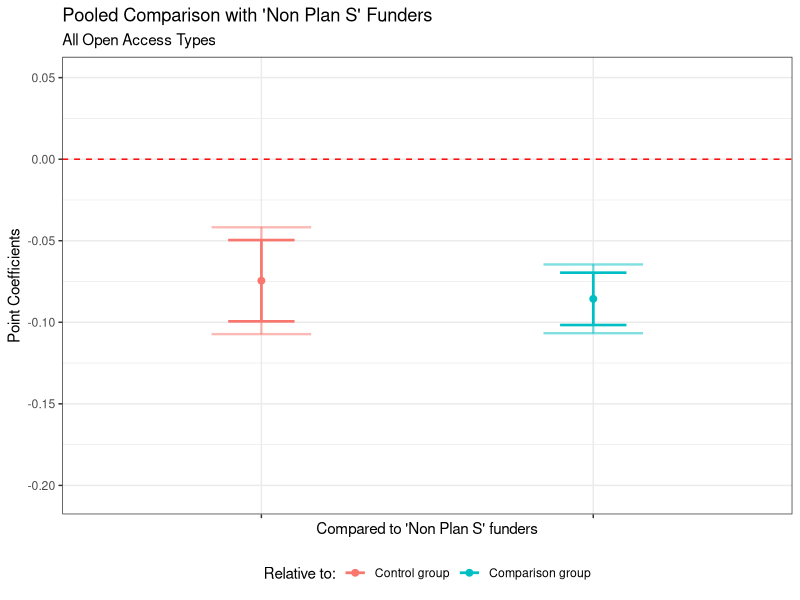
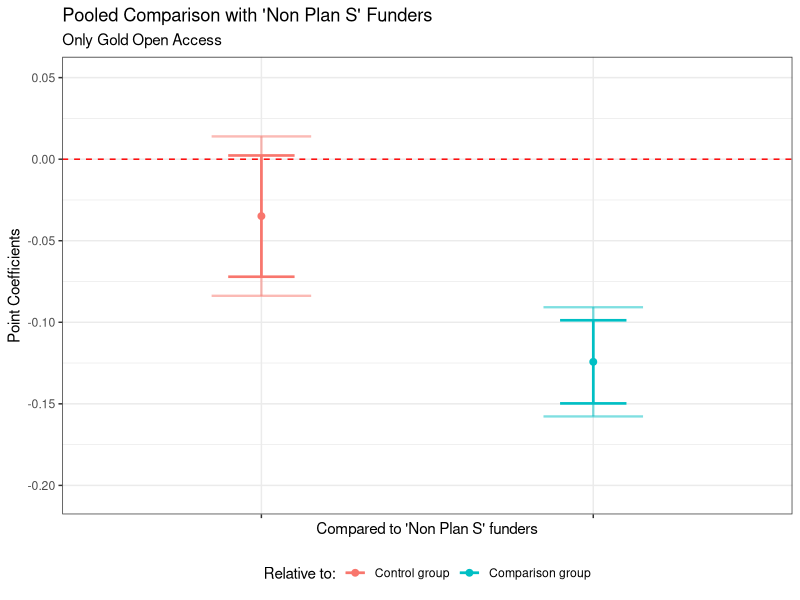
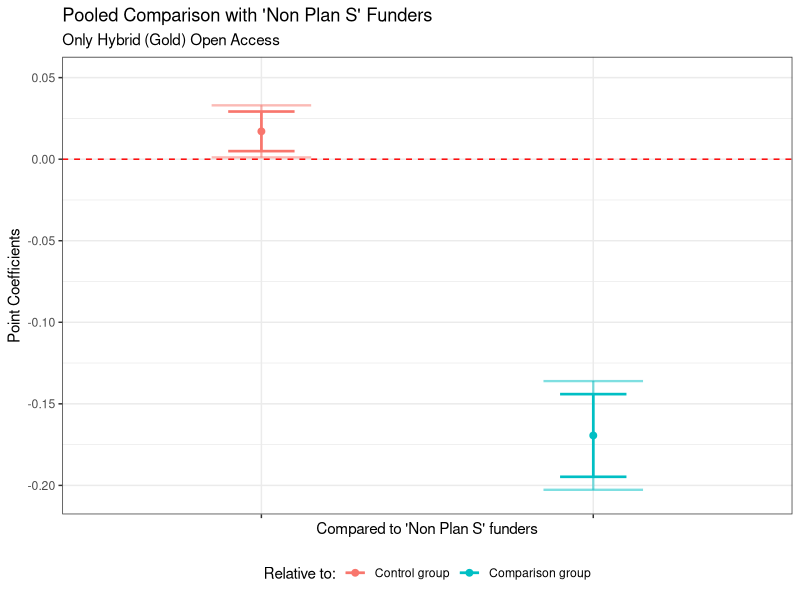
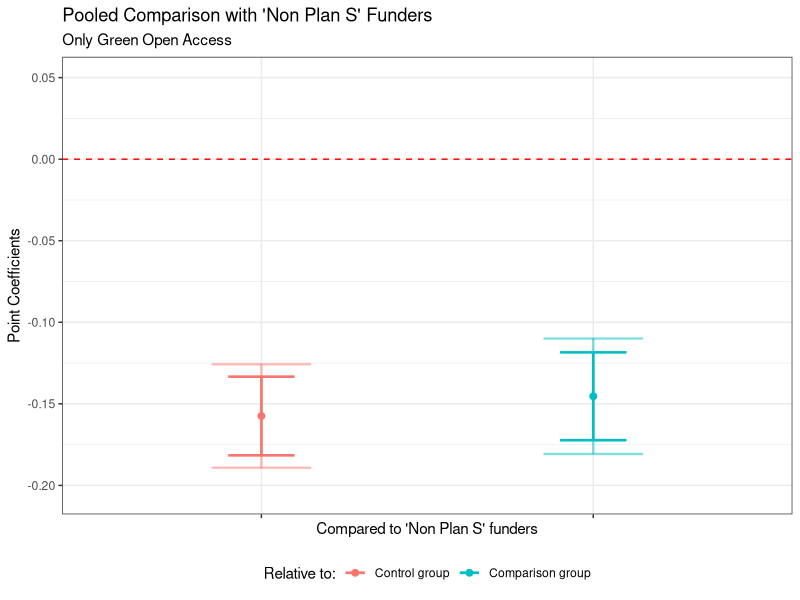
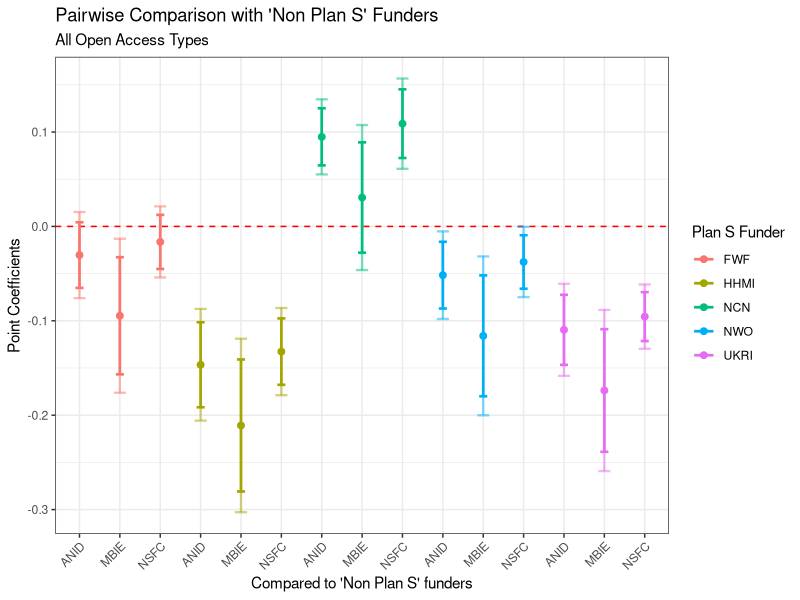
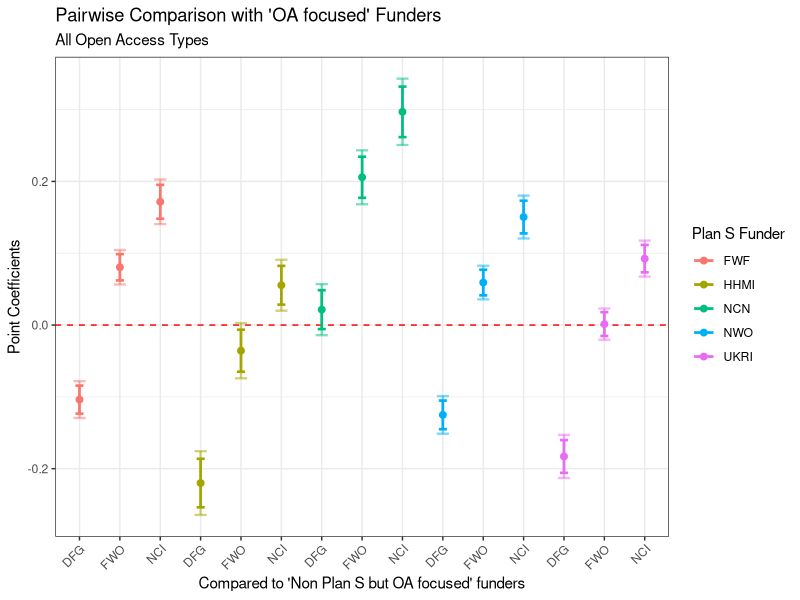
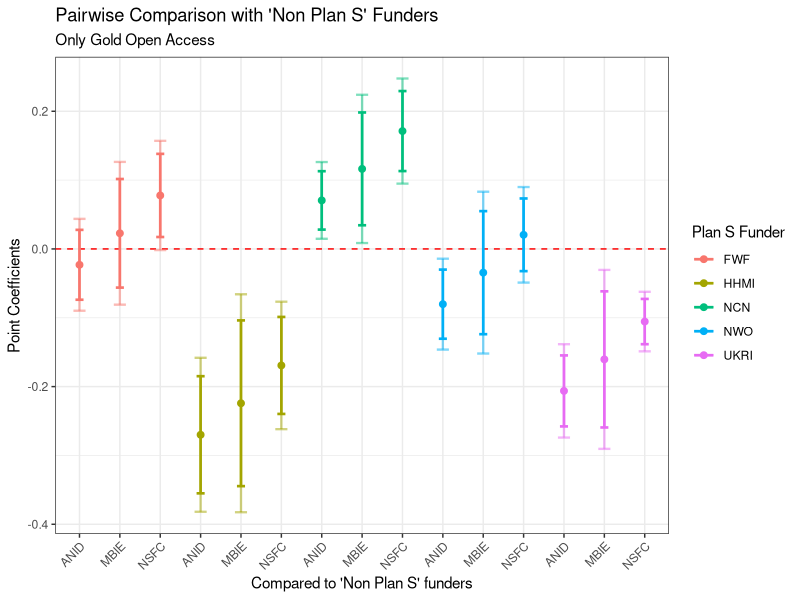
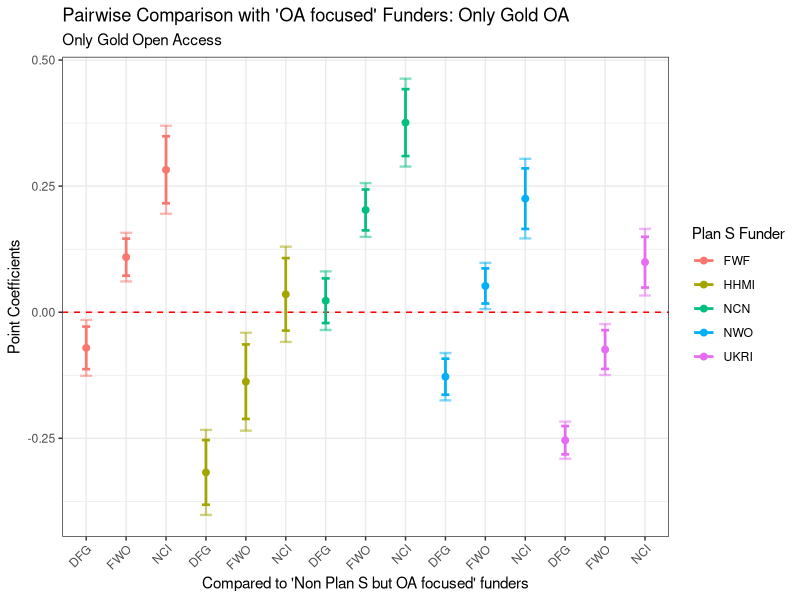

Write the R code that produced these figures, in order.
### 
# Plotting the coefficients cmputed with the STATA code
# (manual import of estimates and confidence intervals)
# author: WB Schmal
#

# NOTE to add your desired path to store the plots if wanted
### General set-up ----
# load packages 
library(ggplot2)
library(tibble)

# Relabel Coefficient column values: 
# 1 Control Group
getNewCoefficient1 <- function(row) {
  if (row %% 3 == 1) {
    return("ANID")
  } else if (row %% 3 == 2) {
    return("MBIE")
  } else {
    return("NSFC")
  }
}

# 2 Comparison Group
getNewCoefficient2 <- function(row) {
  if (row %% 3 == 1) {
    return("DFG")
  } else if (row %% 3 == 2) {
    return("FWO")
  } else {
    return("NCI")
  }
}



### Pooled Regressions ----
# 4.96 x 3.95 in image
# OA ALL
data <- tribble(
  ~Group, ~Coefficient, ~Estimate, ~CI_Lower_95, ~CI_Upper_95, ~CI_Lower_99, ~CI_Upper_99,
  1, "r1", -0.07450199, -0.09942395, -0.04958004, -0.10725661, -0.04174738,
  2, "r2", -0.08562363, -0.10165528, -0.06959198, -0.10669395, -0.06455331
)

# Rename groups
data$Group <- factor(data$Group, levels = c(1, 2), labels = c("Control group", "Comparison group"))


ggplot(data, aes(x = as.factor(1:nrow(data)), y = Estimate, color = factor(Group))) +
  geom_point(position = position_dodge(width = 0.5), size = 2) +
  geom_errorbar(aes(ymin = CI_Lower_99, ymax = CI_Upper_99), 
                position = position_dodge(width = 0.5), 
                width = 0.3,  linewidth = .8, alpha = 0.5) +  # Set alpha for 99% CI
  geom_errorbar(aes(ymin = CI_Lower_95, ymax = CI_Upper_95), 
                position = position_dodge(width = 0.5), 
                width = 0.2, linewidth = .9) +  # 95% CI with full opacity
  geom_hline(yintercept = 0, linetype = "dashed", color = "red") +
  labs(
    title = "Pooled Comparison with 'Non Plan S' Funders",
    subtitle = "All Open Access Types",
    x = "Compared to 'Non Plan S' funders",
    y = "Point Coefficients",
    color = "Relative to:"
  ) +
  theme_bw() +  ylim(-0.205, 0.05) +
  theme(axis.text.x = element_blank(), legend.position = "bottom") +
  scale_x_discrete(labels = data$Coefficient)
ggsave(filename = "pooled_oa_all.png", plot = last_plot(), path = "", scale = 1, dpi = 600)



# Gold OA WITH exclusion
data <- tribble(
  ~Group, ~Coefficient, ~Estimate, ~CI_Lower_95, ~CI_Upper_95, ~CI_Lower_99, ~CI_Upper_99,
  1, "r1", -0.03489988, -0.07208503, 0.00228527, -0.08377217, 0.01397242,
  2, "r2", -0.12424828, -0.14971567, -0.09878089, -0.15772035, -0.09077621
)


# Rename groups
data$Group <- factor(data$Group, levels = c(1, 2), labels = c("Control group", "Comparison group"))


ggplot(data, aes(x = as.factor(1:nrow(data)), y = Estimate, color = factor(Group))) +
  geom_point(position = position_dodge(width = 0.5), size = 2) +
  geom_errorbar(aes(ymin = CI_Lower_99, ymax = CI_Upper_99), 
                position = position_dodge(width = 0.5), 
                width = 0.3,  linewidth = .8, alpha = 0.5) +  # Set alpha for 99% CI
  geom_errorbar(aes(ymin = CI_Lower_95, ymax = CI_Upper_95), 
                position = position_dodge(width = 0.5), 
                width = 0.2, linewidth = .9) +  # 95% CI with full opacity
  geom_hline(yintercept = 0, linetype = "dashed", color = "red") +
  labs(
    title = "Pooled Comparison with 'Non Plan S' Funders",
    subtitle = "Only Gold Open Access",
    x = "Compared to 'Non Plan S' funders",
    y = "Point Coefficients",
    color = "Relative to:"
  ) +
  theme_bw() +  ylim(-0.205, 0.05) +
  theme(axis.text.x = element_blank(), legend.position = "bottom") +
  scale_x_discrete(labels = data$Coefficient)
ggsave(filename = "pooled_oa_gold_excl.png", plot = last_plot(), path = "", scale = 1, dpi = 600)




# Hybrid OA WITH exclusion
data <- tribble(
  ~Group, ~Coefficient, ~Estimate, ~CI_Lower_95, ~CI_Upper_95, ~CI_Lower_99, ~CI_Upper_99,
  1, "r1", 0.01705856, 0.004921, 0.02919611, 0.00110614, 0.03301097,
  2, "r1", -0.16939065, -0.19474424, -0.14403706, -0.20271331, -0.136068
)

# Rename groups
data$Group <- factor(data$Group, levels = c(1, 2), labels = c("Control group", "Comparison group"))


ggplot(data, aes(x = as.factor(1:nrow(data)), y = Estimate, color = factor(Group))) +
  geom_point(position = position_dodge(width = 0.5), size = 2) +
  geom_errorbar(aes(ymin = CI_Lower_99, ymax = CI_Upper_99), 
                position = position_dodge(width = 0.5), 
                width = 0.3,  linewidth = .8, alpha = 0.5) +  # Set alpha for 99% CI
  geom_errorbar(aes(ymin = CI_Lower_95, ymax = CI_Upper_95), 
                position = position_dodge(width = 0.5), 
                width = 0.2, linewidth = .9) +  # 95% CI with full opacity
  geom_hline(yintercept = 0, linetype = "dashed", color = "red") +
  labs(
    title = "Pooled Comparison with 'Non Plan S' Funders",
    subtitle = "Only Hybrid (Gold) Open Access",
    x = "Compared to 'Non Plan S' funders",
    y = "Point Coefficients",
    color = "Relative to:"
  ) +
  theme_bw() +  ylim(-0.205, 0.05) +
  theme(axis.text.x = element_blank(), legend.position = "bottom") +
  scale_x_discrete(labels = data$Coefficient)
ggsave(filename = "pooled_oa_hybrid_excl.png", plot = last_plot(), path = "", scale = 1, dpi = 600)



# Green OA WITH exclusion
data <- tribble(
  ~Group, ~Coefficient, ~Estimate, ~CI_Lower_95, ~CI_Upper_95, ~CI_Lower_99, ~CI_Upper_99,
  1, "r1", -0.1574577, -0.18157189, -0.13334351, -0.18915113, -0.12576427,
  2, "r1", -0.14537343, -0.17230233, -0.11844452, -0.18076666, -0.1099802
)

# Rename groups
data$Group <- factor(data$Group, levels = c(1, 2), labels = c("Control group", "Comparison group"))


ggplot(data, aes(x = as.factor(1:nrow(data)), y = Estimate, color = factor(Group))) +
  geom_point(position = position_dodge(width = 0.5), size = 2) +
  geom_errorbar(aes(ymin = CI_Lower_99, ymax = CI_Upper_99), 
                position = position_dodge(width = 0.5), 
                width = 0.3,  linewidth = .8, alpha = 0.5) +  # Set alpha for 99% CI
  geom_errorbar(aes(ymin = CI_Lower_95, ymax = CI_Upper_95), 
                position = position_dodge(width = 0.5), 
                width = 0.2, linewidth = .9) +  # 95% CI with full opacity
  geom_hline(yintercept = 0, linetype = "dashed", color = "red") +
  labs(
    title = "Pooled Comparison with 'Non Plan S' Funders",
    subtitle = "Only Green Open Access",
    x = "Compared to 'Non Plan S' funders",
    y = "Point Coefficients",
    color = "Relative to:"
  ) +
  theme_bw() +  ylim(-0.205, 0.05) +
  theme(axis.text.x = element_blank(), legend.position = "bottom") +
  scale_x_discrete(labels = data$Coefficient)
ggsave(filename = "pooled_oa_green_excl.png", plot = last_plot(), path = "", scale = 1, dpi = 600)


################################################################################
### Pairwise comparisons: ------
# 7.84 x 3.95 in image 
# Step 1 - All OA types ----

# Control group
data <- tribble(
  ~Group, ~Coefficient, ~Estimate, ~CI_Lower_95, ~CI_Upper_95, ~CI_Lower_99, ~CI_Upper_99,
  1, "r1", -.03035862, -.06509238, .00437514, -.07601185, .01529462,
  1, "r1", -.09465845, -.15674266, -.03257424, -.1762635, -.01305339,
  1, "r1", -.01638298, -.04501577, .01224982, -.05401509, .02124914,
  2, "r1", -.14659143, -.19163102, -.10155183, -.20579245, -.08739041,
  2, "r1", -.21089126, -.28082456, -.14095796, -.30282771, -.11895482,
  2, "r1", -.13261579, -.16777669, -.09745489, -.1788279, -.08640368,
  3, "r1", .09491585, .06464374, .12518796, .05512738, .13470431,
  3, "r1", .03061602, -.02785997, .089092, -.04624403, .10747606,
  3, "r1", .10889149, .07250077, .1452822, .06106318, .1567198,
  4, "r1", -.05164523, -.08699363, -.01629682, -.09810581, -.00518464,
  4, "r1", -.11594506, -.17997899, -.05191113, -.200111, -.03177912,
  4, "r1", -.03766959, -.06600446, -.00933471, -.07491008, -.0004291,
  5, "r1", -.1095469, -.14665894, -.07243487, -.15832383, -.06076998,
  5, "r1", -.17384674, -.23881302, -.10888046, -.25923329, -.08846019,
  5, "r1", -.09557126, -.12150359, -.06963894, -.1296539, -.06148863
)


# Apply the function to update Coefficient values
data$Coefficient <- sapply(1:nrow(data), getNewCoefficient1)

# Rename groups
data$Group <- factor(data$Group, levels = c(1, 2, 3, 4, 5), labels = c("FWF", "HHMI", "NCN", "NWO", "UKRI"))


ggplot(data, aes(x = as.factor(1:nrow(data)), y = Estimate, color = factor(Group))) +
  geom_point(position = position_dodge(width = 0.5), size = 2) +
  geom_hline(yintercept = 0, linetype = "dashed", color = "red") +
  geom_errorbar(aes(ymin = CI_Lower_99, ymax = CI_Upper_99), 
                position = position_dodge(width = 0.5), 
                width = 0.3,  linewidth = .8, alpha = 0.5) +  # Set alpha for 99% CI
  geom_errorbar(aes(ymin = CI_Lower_95, ymax = CI_Upper_95), 
                position = position_dodge(width = 0.5), 
                width = 0.2, linewidth = .9) +  # 95% CI with full opacity
  labs(
    title = "Pairwise Comparison with 'Non Plan S' Funders",
    subtitle = "All Open Access Types",
    x = "Compared to 'Non Plan S' funders",
    y = "Point Coefficients",
    color = "Plan S Funder"
  ) +
  theme_bw() +
  theme(axis.text.x = element_text(angle = 45, hjust = 1)) +
  scale_x_discrete(labels = data$Coefficient)
ggsave(filename = "pairwise_comp_oaall_control.png", plot = last_plot(), path = "", scale = 1, dpi = 600)


## Comparison Group

data <- tribble(
  ~Group, ~Coefficient, ~Estimate, ~CI_Lower_95, ~CI_Upper_95, ~CI_Lower_99, ~CI_Upper_99,
  1, "r1", -.10379169, -.12331876, -.08426461, -.12945662, -.07812675,
  1, "r1", .08049733, .06221881, .09877586, .0564725, .10452216,
  1, "r1", .17167436, .14803803, .19531068, .14060739, .20274132,
  2, "r1", -.2200245, -.253784, -.186265, -.26439558, -.17565341,
  2, "r1", -.03573548, -.06494568, -.00652528, -.07412969, .00265873,
  2, "r1", .05544155, .0284421, .08244099, .01995193, .09093116,
  3, "r1", .02148278, -.00553594, .0485015, -.01402844, .056994,
  3, "r1", .2057718, .17717137, .23437223, .16818068, .24336292,
  3, "r1", .29694882, .2618124, .33208524, .2507672, .34313045,
  4, "r1", -.1250783, -.14504059, -.105116, -.15131517, -.09884142,
  4, "r1", .05921072, .04138564, .07703581, .03578205, .0826394,
  4, "r1", .15038775, .12766621, .17310929, .12052346, .18025204,
  5, "r1", -.18297997, -.20584621, -.16011374, -.21303319, -.15292676,
  5, "r1", .00130905, -.01524753, .01786562, -.02045154, .02306963,
  5, "r1", .09248607, .07338205, .11159009, .06737741, .11759473
)


# Apply the function to update Coefficient values
data$Coefficient <- sapply(1:nrow(data), getNewCoefficient2)

# Rename groups
data$Group <- factor(data$Group, levels = c(1, 2, 3, 4, 5), labels = c("FWF", "HHMI", "NCN", "NWO", "UKRI"))

# Plot coefficients with confidence intervals, colored by groups
ggplot(data, aes(x = as.factor(1:nrow(data)), y = Estimate, color = factor(Group))) +
  geom_hline(yintercept = 0, linetype = "dashed", color = "red") +
  geom_point(position = position_dodge(width = 0.5), size = 2) +
  geom_errorbar(aes(ymin = CI_Lower_99, ymax = CI_Upper_99), 
                position = position_dodge(width = 0.5), 
                width = 0.3,  linewidth = .8, alpha = 0.5) +  # Set alpha for 99% CI
  geom_errorbar(aes(ymin = CI_Lower_95, ymax = CI_Upper_95), 
                position = position_dodge(width = 0.5), 
                width = 0.2, linewidth = .9) +  # 95% CI with full opacity
  labs(
    title = "Pairwise Comparison with 'OA focused' Funders",
    subtitle = "All Open Access Types",
    x = "Compared to 'Non Plan S but OA focused' funders",
    y = "Point Coefficients",
    color = "Plan S Funder"
  ) +
  theme_bw() +
  theme(axis.text.x = element_text(angle = 45, hjust = 1)) +
  scale_x_discrete(labels = data$Coefficient)
ggsave(filename = "pairwise_comparison_oaall_comp.png", plot = last_plot(), path = "", scale = 1, dpi = 600)

### GOLD OA only ----

# main control group

data <- tribble(
  ~Group, ~Coefficient, ~Estimate, ~CI_Lower_95, ~CI_Upper_95, ~CI_Lower_99, ~CI_Upper_99,
  1, "r1", -.0230563, -.07381157, .02769897, -.08977056, .04365796,
  1, "r1", .02273629, -.05616061, .1016332, -.08097856, .12645115,
  1, "r1", .0776866, .01729159, .13808162, -.00169104, .15706424,
  2, "r1", -.27000827, -.35509856, -.18491797, -.38185664, -.1581599,
  2, "r1", -.22421567, -.34463192, -.10379942, -.38253808, -.06589326,
  2, "r1", -.16926536, -.23970841, -.09882232, -.26184929, -.07668143,
  3, "r1", .07048882, .02805434, .1129233, .01471334, .1262643,
  3, "r1", .11628142, .03433609, .19822674, .00856981, .22399302,
  3, "r1", .17123172, .11313928, .22932417, .0948805, .24758294,
  4, "r1", -.08023775, -.13047338, -.03000211, -.14626853, -.01420696,
  4, "r1", -.03444515, -.12384695, .05495665, -.15196751, .08307721,
  4, "r1", .02050516, -.03230227, .07331259, -.04890002, .08991034,
  5, "r1", -.20625998, -.25786481, -.15465515, -.27408702, -.13843294,
  5, "r1", -.16046738, -.25936946, -.0615653, -.29046208, -.03047269,
  5, "r1", -.10551708, -.13842469, -.07260946, -.14876759, -.06226656
)

# Apply the function to update Coefficient values
data$Coefficient <- sapply(1:nrow(data), getNewCoefficient1)

# Rename groups
data$Group <- factor(data$Group, levels = c(1, 2, 3, 4, 5), labels = c("FWF", "HHMI", "NCN", "NWO", "UKRI"))


ggplot(data, aes(x = as.factor(1:nrow(data)), y = Estimate, color = factor(Group))) +
  geom_point(position = position_dodge(width = 0.5), size = 2) +
  geom_hline(yintercept = 0, linetype = "dashed", color = "red") +
  geom_errorbar(aes(ymin = CI_Lower_99, ymax = CI_Upper_99), 
                position = position_dodge(width = 0.5), 
                width = 0.3,  linewidth = .8, alpha = 0.5) +  # Set alpha for 99% CI
  geom_errorbar(aes(ymin = CI_Lower_95, ymax = CI_Upper_95), 
                position = position_dodge(width = 0.5), 
                width = 0.2, linewidth = .9) +  # 95% CI with full opacity
  labs(
    title = "Pairwise Comparison with 'Non Plan S' Funders",
    subtitle = "Only Gold Open Access",
    x = "Compared to 'Non Plan S' funders",
    y = "Point Coefficients",
    color = "Plan S Funder"
  ) +
  theme_bw() +
  theme(axis.text.x = element_text(angle = 45, hjust = 1)) +
  scale_x_discrete(labels = data$Coefficient)
ggsave(filename = "pairwise_comp_goldoa_control.png", plot = last_plot(), path = "", scale = 1, dpi = 600)

## Comparison Group

data <- tribble(
  ~Group, ~Coefficient, ~Estimate, ~CI_Lower_95, ~CI_Upper_95, ~CI_Lower_99, ~CI_Upper_99,
  1, "r1", -.07064649, -.11279691, -.02849606, -.1260468, -.01524618,
  1, "r1", .10926024, .07255308, .14596741, .06101036, .15751013,
  1, "r1", .28246311, .2160536, .34887262, .19517006, .36975616,
  2, "r1", -.31759845, -.38176717, -.25342973, -.40193861, -.23325829,
  2, "r1", -.13769172, -.21158685, -.06379659, -.23482687, -.04055657,
  2, "r1", .03551115, -.03636931, .1073916, -.05898045, .13000274,
  3, "r1", .02289863, -.02134386, .06714113, -.03525089, .08104816,
  3, "r1", .20280537, .16224425, .24336648, .14949202, .25611871,
  3, "r1", .37600823, .30968735, .44232911, .28883662, .46317984,
  4, "r1", -.12782793, -.16356419, -.09209168, -.17479774, -.08085813,
  4, "r1", .0520788, .01724151, .08691609, .00628698, .09787062,
  4, "r1", .22528167, .16520147, .28536186, .14630868, .30425465,
  5, "r1", -.25385016, -.28194442, -.22575591, -.29077523, -.2169251,
  5, "r1", -.07394343, -.11238237, -.0355045, -.12446617, -.0234207,
  5, "r1", .09925943, .04896463, .14955423, .03315396, .16536491
)


# Apply the function to update Coefficient values
data$Coefficient <- sapply(1:nrow(data), getNewCoefficient2)

# Rename groups
data$Group <- factor(data$Group, levels = c(1, 2, 3, 4, 5), labels = c("FWF", "HHMI", "NCN", "NWO", "UKRI"))

# Plot coefficients with confidence intervals, colored by groups
ggplot(data, aes(x = as.factor(1:nrow(data)), y = Estimate, color = factor(Group))) +
  geom_hline(yintercept = 0, linetype = "dashed", color = "red") +
  geom_point(position = position_dodge(width = 0.5), size = 2) +
  geom_errorbar(aes(ymin = CI_Lower_99, ymax = CI_Upper_99), 
                position = position_dodge(width = 0.5), 
                width = 0.3,  linewidth = .8, alpha = 0.5) +  # Set alpha for 99% CI
  geom_errorbar(aes(ymin = CI_Lower_95, ymax = CI_Upper_95), 
                position = position_dodge(width = 0.5), 
                width = 0.2, linewidth = .9) +  # 95% CI with full opacity
  labs(
    title = "Pairwise Comparison with 'OA focused' Funders: Only Gold OA",
    subtitle = "Only Gold Open Access",
    x = "Compared to 'Non Plan S but OA focused' funders",
    y = "Point Coefficients",
    color = "Plan S Funder"
  ) +
  theme_bw() +
  theme(axis.text.x = element_text(angle = 45, hjust = 1)) +
  scale_x_discrete(labels = data$Coefficient)
ggsave(filename = "pairwise_comparison_goldoa_comp.png", plot = last_plot(), path = "", scale = 1, dpi = 600)


### HYBRID OA only ----

# control group

data <- tribble(
  ~Group, ~Coefficient, ~Estimate, ~CI_Lower_95, ~CI_Upper_95, ~CI_Lower_99, ~CI_Upper_99,
  1, "r1", .06538502, .03294716, .09782288, .02274775, .10802228,
  1, "r1", -.08912276, -.13477226, -.04347326, -.14912892, -.02911661,
  1, "r1", .08848416, .06713878, .10982954, .06042951, .1165388,
  2, "r1", -.07073429, -.16105588, .0195873, -.1894624, .04799383,
  2, "r1", -.22524207, -.32515033, -.12533381, -.35660727, -.09387687,
  2, "r1", -.04763515, -.13529482, .04002452, -.16284828, .06757798,
  3, "r1", .17724128, .14564874, .20883382, .13571595, .21876661,
  3, "r1", .0227335, -.02484371, .07031071, -.03980373, .08527073,
  3, "r1", .20034042, .17294058, .22774026, .16432832, .23635252,
  4, "r1", .05399466, .02374048, .08424884, .01422817, .09376114,
  4, "r1", -.10051312, -.14509343, -.05593282, -.15911232, -.04191393,
  4, "r1", .07709379, .05535747, .09883011, .04852539, .1056622,
  5, "r1", -.04411435, -.07329345, -.01493526, -.08246586, -.00576284,
  5, "r1", -.19862213, -.24258413, -.15466013, -.25640393, -.14084034,
  5, "r1", -.02101521, -.03211431, -.00991612, -.03560284, -.00642758
)


# Apply the function to update Coefficient values
data$Coefficient <- sapply(1:nrow(data), getNewCoefficient1)

# Rename groups
data$Group <- factor(data$Group, levels = c(1, 2, 3, 4, 5), labels = c("FWF", "HHMI", "NCN", "NWO", "UKRI"))


ggplot(data, aes(x = as.factor(1:nrow(data)), y = Estimate, color = factor(Group))) +
  geom_point(position = position_dodge(width = 0.5), size = 2) +
  geom_errorbar(aes(ymin = CI_Lower_99, ymax = CI_Upper_99), 
                position = position_dodge(width = 0.5), 
                width = 0.3,  linewidth = .8, alpha = 0.5) +  # Set alpha for 99% CI
  geom_errorbar(aes(ymin = CI_Lower_95, ymax = CI_Upper_95), 
                position = position_dodge(width = 0.5), 
                width = 0.2, linewidth = .9) +  # 95% CI with full opacity
  geom_hline(yintercept = 0, linetype = "dashed", color = "red") +
  labs(
    title = "Pairwise Comparison with 'Non Plan S' Funders",
    subtitle = "Only Hybrid (Gold) Open Access",
    x = "Compared to 'Non Plan S' funders",
    y = "Point Coefficients",
    color = "Plan S Funder"
  ) +
  theme_bw() +
  theme(axis.text.x = element_text(angle = 45, hjust = 1)) +
  scale_x_discrete(labels = data$Coefficient)
ggsave(filename = "pairwise_comp_hybridoa_control.png", plot = last_plot(), path = "", scale = 1, dpi = 600)

## Comparison Group

data <- tribble(
  ~Group, ~Coefficient, ~Estimate, ~CI_Lower_95, ~CI_Upper_95, ~CI_Lower_99, ~CI_Upper_99,
  1, "r1", -.17374187, -.20082755, -.1466562, -.20934212, -.13814163,
  1, "r1", .07758853, .04830459, .10687246, .03909655, .1160805,
  1, "r1", .28999598, .22682327, .3531687, .20695864, .37303333,
  2, "r1", -.30986118, -.39807048, -.22165188, -.42580022, -.19392214,
  2, "r1", -.05853078, -.1484142, .03135264, -.17668481, .05962325,
  2, "r1", .15387668, .06945356, .23829979, .04289041, .26486294,
  3, "r1", -.06188561, -.09388488, -.02988634, -.10394381, -.01982742,
  3, "r1", .18944479, .15905729, .21983229, .14950334, .22938624,
  3, "r1", .40185225, .33469703, .46900746, .31358305, .49012144,
  4, "r1", -.18513224, -.21316321, -.15710126, -.22197481, -.14828966,
  4, "r1", .06619816, .03738763, .0950087, .02832881, .10406752,
  4, "r1", .27860562, .21427236, .34293888, .19404415, .36316709,
  5, "r1", -.28324124, -.30979021, -.25669228, -.31813538, -.24834711,
  5, "r1", -.03191084, -.06078338, -.0030383, -.06985954, .00603785,
  5, "r1", .18049661, .11868712, .24230611, .09925735, .26173588
)


# Apply the function to update Coefficient values
data$Coefficient <- sapply(1:nrow(data), getNewCoefficient2)

# Rename groups
data$Group <- factor(data$Group, levels = c(1, 2, 3, 4, 5), labels = c("FWF", "HHMI", "NCN", "NWO", "UKRI"))

# Plot coefficients with confidence intervals, colored by groups
ggplot(data, aes(x = as.factor(1:nrow(data)), y = Estimate, color = factor(Group))) +
  geom_hline(yintercept = 0, linetype = "dashed", color = "red") +
  geom_point(position = position_dodge(width = 0.5), size = 2) +
  geom_errorbar(aes(ymin = CI_Lower_99, ymax = CI_Upper_99), 
                position = position_dodge(width = 0.5), 
                width = 0.3,  linewidth = .8, alpha = 0.5) +  # Set alpha for 99% CI
  geom_errorbar(aes(ymin = CI_Lower_95, ymax = CI_Upper_95), 
                position = position_dodge(width = 0.5), 
                width = 0.2, linewidth = .9) +  # 95% CI with full opacity
  labs(
    title = "Pairwise Comparison with 'OA focused' Funders",
    subtitle = "Only Hybrid (Gold) Open Access",
    x = "Compared to 'Non Plan S but OA focused' funders",
    y = "Point Coefficients",
    color = "Plan S Funder"
  ) +
  theme_bw() +
  theme(axis.text.x = element_text(angle = 45, hjust = 1)) +
  scale_x_discrete(labels = data$Coefficient)
ggsave(filename = "pairwise_comparison_hybridoa_comp.png", plot = last_plot(), path = "", scale = 1, dpi = 600)


#
### GREEN OA only ----
#

# Control group

data <- tribble(
  ~Group, ~Coefficient, ~Estimate, ~CI_Lower_95, ~CI_Upper_95, ~CI_Lower_99, ~CI_Upper_99,
  1, "r1", .09044481, .03518583, .14570379, .01780947, .16308015,
  1, "r1", .03626783, -.01283886, .08537451, -.02828734, .10082299,
  1, "r1", .05462808, .01689791, .09235824, .00503848, .10421767,
  2, "r1", -.23011647, -.31141077, -.14882216, -.33697748, -.12325545,
  2, "r1", -.28429345, -.35604097, -.21254593, -.3786313, -.1899556,
  2, "r1", -.2659332, -.33043348, -.20143292, -.35070746, -.18115894,
  3, "r1", .10027836, .05308443, .1474723, .03824598, .16231074,
  3, "r1", .04610138, .00819941, .08400334, -.00371939, .09592215,
  3, "r1", .06446163, .04150291, .08742034, .03428654, .09463672,
  4, "r1", .02563862, -.02053029, .07180753, -.03504763, .08632487,
  4, "r1", -.02853836, -.0754053, .01832858, -.09014739, .03307067,
  4, "r1", -.01017811, -.04600621, .02564999, -.05726773, .03691151,
  5, "r1", -.17993496, -.21768327, -.14218664, -.22954979, -.13032012,
  5, "r1", -.23411194, -.27968106, -.18854281, -.29400677, -.17421711,
  5, "r1", -.21575169, -.25124383, -.18025955, -.2623994, -.16910398
)


# Apply the function to update Coefficient values
data$Coefficient <- sapply(1:nrow(data), getNewCoefficient1)

# Rename groups
data$Group <- factor(data$Group, levels = c(1, 2, 3, 4, 5), labels = c("FWF", "HHMI", "NCN", "NWO", "UKRI"))


ggplot(data, aes(x = as.factor(1:nrow(data)), y = Estimate, color = factor(Group))) +
  geom_point(position = position_dodge(width = 0.5), size = 2) +
  geom_errorbar(aes(ymin = CI_Lower_99, ymax = CI_Upper_99), 
                position = position_dodge(width = 0.5), 
                width = 0.3,  linewidth = .8, alpha = 0.5) +  # Set alpha for 99% CI
  geom_errorbar(aes(ymin = CI_Lower_95, ymax = CI_Upper_95), 
                position = position_dodge(width = 0.5), 
                width = 0.2, linewidth = .9) +  # 95% CI with full opacity
  geom_hline(yintercept = 0, linetype = "dashed", color = "red") +
  labs(
    title = "Pairwise Comparison with 'Non Plan S' Funders",
    subtitle = "Only Green Open Access",
    x = "Compared to 'Non Plan S' funders",
    y = "Point Coefficients",
    color = "Plan S Funder"
  ) +
  theme_bw() +
  theme(axis.text.x = element_text(angle = 45, hjust = 1)) +
  scale_x_discrete(labels = data$Coefficient)
ggsave(filename = "pairwise_comp_greenoa_control.png", plot = last_plot(), path = "", scale = 1, dpi = 600)

## Comparison Group

data <- tribble(
  ~Group, ~Coefficient, ~Estimate, ~CI_Lower_95, ~CI_Upper_95, ~CI_Lower_99, ~CI_Upper_99,
  1, "r1", -.01384822, -.05079214, .02309569, -.06240615, .0347097,
  1, "r1", .1701731, .13058654, .20975967, .11813872, .22220748,
  1, "r1", .36480242, .32207344, .4075314, .30863662, .42096822,
  2, "r1", -.3344095, -.40441678, -.26440222, -.42642515, -.24239385,
  2, "r1", -.15038817, -.21829578, -.08248057, -.23965124, -.06112511,
  2, "r1", .04424114, -.02360431, .11208659, -.04494629, .13342857,
  3, "r1", -.00401467, -.03431015, .02628081, -.04383378, .03580444,
  3, "r1", .18000665, .15045235, .20956096, .1411603, .21885301,
  3, "r1", .37463597, .34337034, .4059016, .33354023, .41573171,
  4, "r1", -.07865441, -.11291418, -.04439464, -.12368431, -.03362451,
  4, "r1", .10536691, .07027768, .14045615, .05924416, .15148967,
  4, "r1", .29999623, .25920744, .34078502, .24638129, .35361117,
  5, "r1", -.28422799, -.31996673, -.24848924, -.33120081, -.23725516,
  5, "r1", -.10020666, -.13765067, -.06276266, -.14942157, -.05099176,
  5, "r1", .09442265, .05320214, .13564316, .04024425, .14860105
)

# Apply the function to update Coefficient values
data$Coefficient <- sapply(1:nrow(data), getNewCoefficient2)

# Rename groups
data$Group <- factor(data$Group, levels = c(1, 2, 3, 4, 5), labels = c("FWF", "HHMI", "NCN", "NWO", "UKRI"))

# Plot coefficients with confidence intervals, colored by groups
ggplot(data, aes(x = as.factor(1:nrow(data)), y = Estimate, color = factor(Group))) +
  geom_hline(yintercept = 0, linetype = "dashed", color = "red") +
  geom_point(position = position_dodge(width = 0.5), size = 2) +
  geom_errorbar(aes(ymin = CI_Lower_99, ymax = CI_Upper_99), 
                position = position_dodge(width = 0.5), 
                width = 0.3,  linewidth = .8, alpha = 0.5) +  # Set alpha for 99% CI
  geom_errorbar(aes(ymin = CI_Lower_95, ymax = CI_Upper_95), 
                position = position_dodge(width = 0.5), 
                width = 0.2, linewidth = .9) +  # 95% CI with full opacity
  labs(
    title = "Pairwise Comparison with 'OA focused' Funders",
    subtitle = "Only Green Open Access",
    x = "Compared to 'Non Plan S but OA focused' funders",
    y = "Point Coefficients",
    color = "Plan S Funder"
  ) +
  theme_bw() +
  theme(axis.text.x = element_text(angle = 45, hjust = 1)) +
  scale_x_discrete(labels = data$Coefficient)
ggsave(filename = "pairwise_comparison_greenoa_comp.png", plot = last_plot(), path = "", scale = 1, dpi = 600)

################################################################################

#### Pooled regressions WITHIN OA
# relative change of one OA type relative to the others
# >> excluding restricted access publications

# gold - hybrid - green

data <- tribble(
  ~Group, ~Coefficient, ~Estimate, ~CI_Lower_95, ~CI_Upper_95, ~CI_Lower_99, ~CI_Upper_99,
  1, "r1",  -.02625636,  -.07810204,   .02558933,  -.09439685,   .04188414,
  1, "r1",  -.00895955,  -.03323397,   .01531488,  -.04086343,   .02294434,
  2, "r1",   .10808898,   .07952807,   .13664989,   .07055153,   .14562643,
  2, "r1",  -.02817421,    -.049079,  -.00726942,  -.05564939, -.00069903,
  3, "r1",	-.08527349,	-.10717778,	-.06336921,	-.11406217,	-.05648481,
  3, "r1",	-.00384508,	-.01990132,	.01221117,	-.02494781,	.01725765
)


# Rename groups
data$Group <- factor(data$Group, levels = c(1, 2, 3), labels = c("Gold", "Hybrid", "Green"))

# 1 Control Group
getNewCoefficient3 <- function(row) {
  if (row %% 2 == 1) {
    return("Control")
  } else {
    return("Comparison")
  }
}

data$Coefficient <- sapply(1:nrow(data), getNewCoefficient3)

ggplot(data, aes(x = as.factor(1:nrow(data)), y = Estimate, color = factor(Group))) +
  geom_point(position = position_dodge(width = 0.5), size = 2) +
  geom_errorbar(aes(ymin = CI_Lower_99, ymax = CI_Upper_99), 
                position = position_dodge(width = 0.5), 
                width = 0.3,  linewidth = .8, alpha = 0.5) +  # Set alpha for 99% CI
  geom_errorbar(aes(ymin = CI_Lower_95, ymax = CI_Upper_95), 
                position = position_dodge(width = 0.5), 
                width = 0.2, linewidth = .9) +  # 95% CI with full opacity
  geom_hline(yintercept = 0, linetype = "dashed", color = "red") +
  labs(
    title = "Pooled Comparison Among Open Access Flavors",
    subtitle = "Change among Plan S funders relative to others (without restricted access)",
   x = "",
    y = "Point Coefficients",
    color = "Relative to:"
  ) +
  theme_bw() +  ylim(-0.155, 0.155) +
  theme(legend.position = "bottom") +
  scale_x_discrete(labels = data$Coefficient)
ggsave(filename = "pooled_oa_flavors.png", plot = last_plot(), path = "", scale = 1, dpi = 600)

###############################################################################


#     E N D   O F   S C R I P T     

